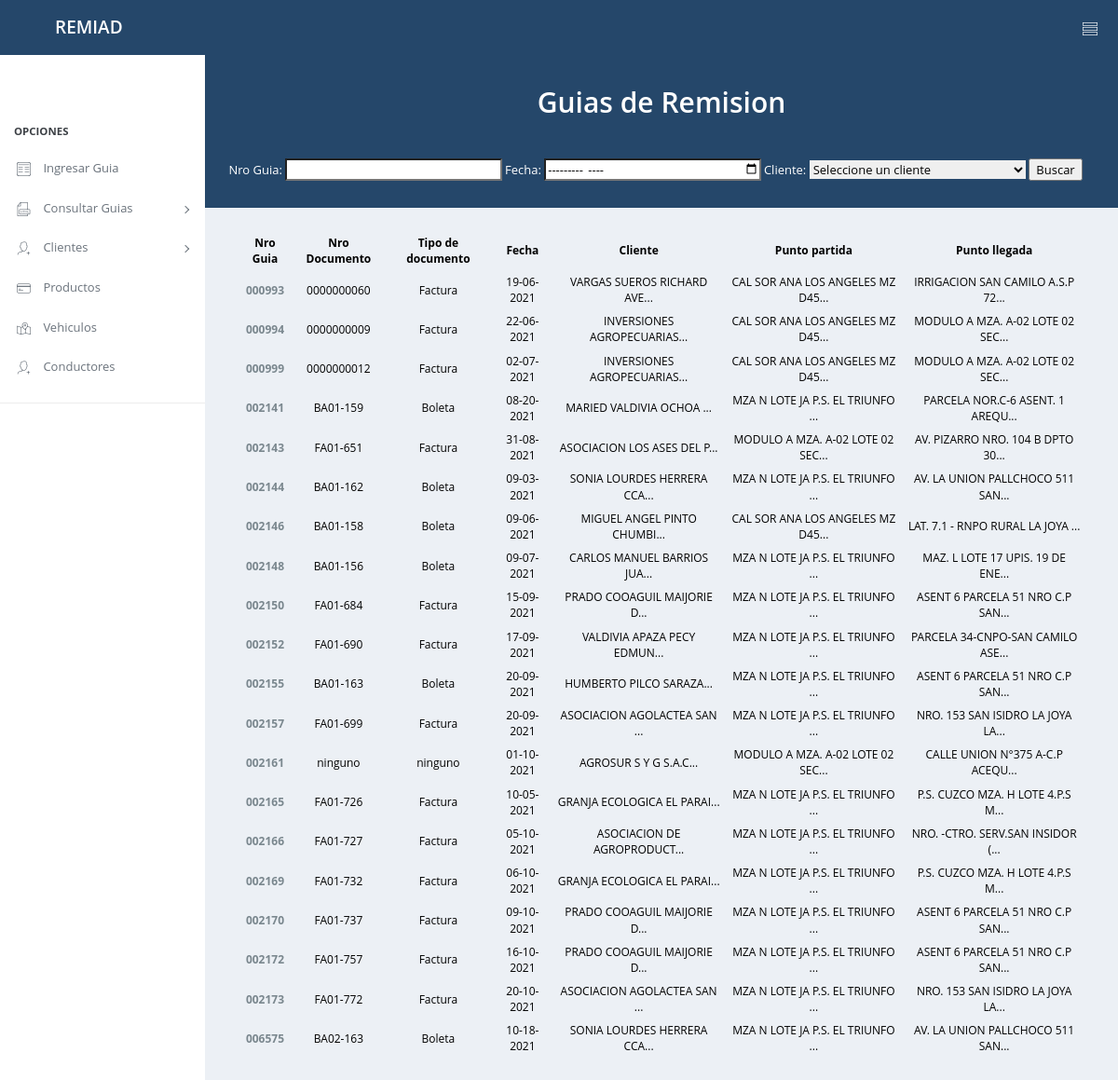
Screenshot of /?ctrl=guias&acc=listar with the database file from the repository.
### tables this page shows
create table Guia_Remision(
	Nro_Guia char(11) primary key,
    FE_Año char(4) not null,
    FE_Dia char(2) not null,
    FE_Mes char(2) not null,
    FT_Año char(4) not null,
    FT_Dia char(2) not null,
    FT_Mes char(2) not null,
    Cod_Punto_Partida int not null,
    Cod_Punto_Llegada int not null,
    Nro_Licencia char(9)null,
    Placa varchar(7),
    Ruc_Transportista char(11),
    Cod_Tipo_Comprobante  int,
    Cod_Motivo_Traslado  int not null,
    Firma_Responsable boolean not null,
    Firma_Cliente boolean not null,
    Nombre_Conf_Cliente varchar(15),
    Nro_Factura char(12),
    Nro_Boleta char(12),
    RUC char(11),
    Dni_Cliente char(8),
	foreign key (Cod_Punto_Partida) references Direcciones(Codigo),
    foreign key (Cod_Punto_Llegada) references Direcciones(Codigo),
    foreign key (Nro_Licencia) references Transportista(Licencia_Conducir),
    foreign key (Placa) references Vehiculo(Placa),
    foreign key (Ruc_Transportista) references Empresa_Transportista(RUC),
    foreign key (Cod_Tipo_Comprobante) references Tipo_Comprobante(Codigo),
    foreign key (Cod_Motivo_Traslado) references Motivo_Traslado(Codigo),
    foreign key (Nro_Factura) references Factura(Nro_Factura),
    foreign key (Nro_Boleta) references Boleta(Nro_Boleta),
    foreign key (RUC) references Cliente_juridico(RUC),
    foreign key (Dni_Cliente) references Cliente_Natural(DNI)
);

CREATE TABLE Cliente_juridico(
	RUC char(11) PRIMARY KEY,
	Cod_Domicilio_Fiscal int not null,
    Nombre_Empresa varchar(50) not null,
    foreign key (Cod_Domicilio_Fiscal) references Direcciones(Codigo)
);

CREATE TABLE Direcciones(
	Codigo int auto_increment primary key,
    Direccion varchar(120) not null
);

### index.php (called while the page is built, shortened)
<?php
    require_once("views/index.php");
?>

### controllers/guiasController.php (called while the page is built, shortened)
<?php
    require_once('./models/GuiaDeRemisionModel.php');
    require_once('./models/Cliente_NaturalModel.php');
    class GuiasController
    {
        public function listar()
        {
            $data=[];
            $guia=new Guia_remision();
            if($_GET){
                $clienteNatural=new Cliente_NaturalModel();
                $data=$guia->getAllGuias();
                $dataClienteNatural=$clienteNatural->get_Clientes_Naturales();
            }
            require_once('./views/Guia/mostrar_guia.php');
        }
    }
?>

### router.php (called while the page is built, shortened)
<?php
    $controladorPaginas = new $objNameController();
    $controladorPaginas->$action();
?>

### models/Cliente_NaturalModel.php (called while the page is built, shortened)
<?php
	include_once("dbConnection.php");
	class Cliente_NaturalModel{
		private $db;
		public function __construct(){
			$this->db = BD::crearInstancia();
		}
		public function get_Clientes_Naturales(){
			$data=[];
			$sql="call sp_lista_cliente_natural()";
			$resultado=$this->db->query($sql);
			while ($row = $resultado->fetch(PDO::FETCH_ASSOC)) {
				$data[] = $row;
			}
			return $data;
		}
	}
?>

### dbConnection.php (called while the page is built)
<?php
     class BD{
        private static $instancia=NULL;
         public static function crearInstancia()
         {
             if(!isset(self::$instancia))
             {
                 $opcionesPDO[PDO::ATTR_ERRMODE]=PDO::ERRMODE_EXCEPTION;
                 self::$instancia= new PDO('mysql:host=localhost;dbname=bd_guia_remision','root','',$opcionesPDO);
             }
             return self::$instancia;
         }
     }
?>

### models/GuiaDeRemisionModel.php (called while the page is built, shortened)
<?php
	include_once("./dbConnection.php");
	class Guia_remision {
		private $db;
		public function __construct(){
			$this->db = BD::crearInstancia();
		}
		public function getAllGuias()
		{
			$sql = "call sp_lista_guia_remision();";
			$resultado = $this->db->query($sql);
			while ($row = $resultado->fetch(PDO::FETCH_ASSOC))
			{
				$Guia_remision[] = $row;
			}
			return $Guia_remision;
		}
	}
?>

### views/Guia/mostrar_guia.php (the view, shortened to what this page needs)
 <link rel="stylesheet" href="css/table.css">
<div id="page-head">
    <div >
        <h3 style="font-size:30px" class="pad-all text-center">Guias de Remision</h3>
		<form action="./?ctrl=guias&acc=filtrar" method="POST" class="form-filtro">
            Nro Guia: <input type="text" name="fNroGuia" style="color:black" autocomplete="off">
            Fecha: <input type="month" name="fFecha" id="Fecha_Emision" style="color:black">
            Cliente: <select name="fCliente" style="color:black">
            <option value="" selected disabled>Seleccione un cliente</option>
            </select>
            <button type="submit" value="Submit" style="color:black">Buscar</button>
        </form>
    </div>
</div>
<div id="page-content">
    <div class="pad-all text-center">
        <table width="100%">
        <thead>
            <tr >
                <th>Nro Guia</th>
                <th>Nro Documento</th>
                <th>Tipo de documento</th>
                <th>Fecha</th>
                <th>Cliente</th>
                <th>Punto partida</th>
                <th>Punto llegada</th>
            </tr>
        </thead>
        <tbody>
			<?php
                foreach($data as $dato){
                    echo "<tr>";
                    echo "<td><b><a href='./?ctrl=guias&acc=detalle&nro=".$dato['Nro_Guia']."'>".$dato["Nro_Guia"]."</a></b></td>";
                    if($dato['numero_factura']=="" && $dato['numero_boleta']!="") {
                        echo "<td>".$dato["numero_boleta"]."</td>";
                        echo "<td>Boleta</td>";
                    }
                    else if($dato['numero_boleta']=="" && $dato['numero_factura']!="") {
                        echo "<td>".$dato["numero_factura"]."</td>";
                        echo "<td>Factura</td>";
                    }
                    else{
                        echo "<td>ninguno</td>";
                        echo "<td>ninguno</td>";
                    }
                    echo "<td>".$dato["fecha_emision"]."</td>";
                    if($dato['cliente_natural']=="") echo "<td>".substr($dato["cliente_juridico"],0,25)."...</td>";
                    else if ($dato['cliente_juridico']=="") echo "<td>".substr($dato["cliente_natural"],0,25)."...</td>";
                    echo "<td>".substr($dato["punto_partida"],0,30)."...</td>";
                    echo "<td>".substr($dato["punto_llegada"],0,30)."...</td>";
                    echo "</tr>";
                }
			?>
        </tbody>
        </table>
    </div>
</div>

### views/index.php (shortened to what this page needs)
<!DOCTYPE html>
<html lang="en">
<head>
    <link href="css/bootstrap.min.css" rel="stylesheet">
    <link href="css\nifty.min.css" rel="stylesheet">
    <link href="css\demo\nifty-demo-icons.min.css" rel="stylesheet">
    <link rel="stylesheet" href="css/style.css">
    <link href="plugins\pace\pace.min.css" rel="stylesheet">
    <link href="css\demo\nifty-demo.min.css" rel="stylesheet">
</head>
<body>
    <div id="container" class="effect aside-float aside-bright mainnav-lg">
        <header id="navbar">
            <div id="navbar-container" class="boxed">
                <div class="navbar-header">
                    <a href="./?ctrl=paginas&acc=inicio" class="navbar-brand">
                        <div class="brand-title">
                            <span class="brand-text">REMIAD</span>
                        </div>
                    </a>
                </div>
                <div class="navbar-content">
                    <ul class="nav navbar-top-links">
                        <li class="tgl-menu-btn">
                            <a class="mainnav-toggle" href="#">
                                <i class="demo-pli-list-view"></i>
                            </a>
                        </li>
                    </ul>
                </div>
            </div>
        </header>
        <div class="boxed">
            <div id="content-container">
                <?php include_once ("router.php") ?>
            </div>
            <nav id="mainnav-container">
                <div id="mainnav">
                    <div id="mainnav-menu-wrap">
                        <div class="nano">
                            <div class="nano-content">
                                <div id="mainnav-profile" class="mainnav-profile">
                                    <div class="profile-wrap text-center">
                                        <div class="pad-btm">
                                        </div>
                                    </div>
                                </div>
                                <ul id="mainnav-menu" class="list-group">
						            <li class="list-header">OPCIONES</li>
									<li>
						                <a href="./?ctrl=guias&acc=insertar">
						                    <i class="demo-pli-receipt-4"></i>
						                    <span class="menu-title">Ingresar Guia</span>
						                </a>
						            </li>
						            <li>
						                <a href="">
						                    <i class="demo-pli-file-html"></i>
						                    <span class="menu-title">Consultar Guias</span>
											<i class="arrow"></i>
						                </a>
						            </li>
						            <li>
						                <a href="#">
						                    <i class="demo-pli-add-user"></i>
						                    <span class="menu-title">Clientes</span>
											<i class="arrow"></i>
						                </a>
						            </li>
									<li>
						                <a href="./?ctrl=productos&acc=listar">
						                    <i class="demo-pli-credit-card-2"></i>
						                    <span class="menu-title">Productos</span>
						                </a>
						            </li>
									<li>
						                <a href="./?ctrl=vehiculos&acc=listar">
						                    <i class="demo-pli-map-2"></i>
						                    <span class="menu-title">Vehiculos</span>
						                </a>
						            </li>
									<li>
						                <a href="./?ctrl=conductores&acc=listar">
						                    <i class="demo-pli-add-user"></i>
						                    <span class="menu-title">Conductores</span>
						                </a>
						            </li>
						            <li class="list-divider"></li>
								</ul>
                                </div>
                            </div>
                        </div>
                    </div>
                </div>
        </div>
</body>
</html>

### css/style.css (style rules this page uses)
table { font-size:12px; border-collapse: collapse; width: 100%; }
table th { text-align: center; }
table td,th { padding: 4px; }
.form-filtro { padding: 0% 2.6%; }
.form-filtro input { width: 25%; }
.form-filtro select { width: 25%; }
.nueva-guia-grid-container .grid-item input,select { border:none; outline: none; color:black; }
.nueva-guia-grid-container .grid-item:nth-child(2) label,input { width: 98%; }
.nueva-guia-grid-container .grid-item:nth-child(3) label,select,input { width: 98%; }
.nueva-guia-grid-container .grid-item:nth-child(4) label,select,input { width: 98%; }
.nueva-guia-grid-container .grid-item:nth-child(5) label,select,input { width: 98%; }
.nueva-guia-grid-container .grid-item:nth-child(6) label,select,input { width: 98%; }
.nueva-guia-grid-container .grid-item:nth-child(7) label,select,input { width: 98%; }
.nueva-guia-grid-container .grid-item:nth-child(8) label input,select { width: 100%; }
.nueva-guia-grid-container .grid-item:nth-child(10) label input,select { width: 100%; }
.nueva-guia-grid-container .grid-item:nth-child(12) label,input { width: 98%; }

### css/table.css (style rules this page uses)
th { text-align: center; }

### rows the page displays
guia_remision: Nro_Guia "000993", Nro_Factura "0000000060", fecha_emision "19-06-2021", RUC.Nombre_Empresa "VARGAS SUEROS RICHARD AVE", Cod_Punto_Llegada.Direccion "CAL SOR ANA LOS ANGELES MZ D45", Cod_Punto_Llegada.Direccion "IRRIGACION SAN CAMILO A.S.P 72"
guia_remision: Nro_Guia "000994", Nro_Factura "0000000009", fecha_emision "22-06-2021", RUC.Nombre_Empresa "INVERSIONES AGROPECUARIAS", Cod_Punto_Llegada.Direccion "CAL SOR ANA LOS ANGELES MZ D45", Cod_Punto_Llegada.Direccion "MODULO A MZA. A-02 LOTE 02 SEC"
guia_remision: Nro_Guia "000999", Nro_Factura "0000000012", fecha_emision "02-07-2021", RUC.Nombre_Empresa "INVERSIONES AGROPECUARIAS", Cod_Punto_Llegada.Direccion "CAL SOR ANA LOS ANGELES MZ D45", Cod_Punto_Llegada.Direccion "MODULO A MZA. A-02 LOTE 02 SEC"
guia_remision: Nro_Guia "002141", Nro_Boleta "BA01-159", fecha_emision "08-20-2021", cliente_natural "MARIED VALDIVIA OCHOA", Cod_Punto_Partida.Direccion "MZA N LOTE JA P.S. EL TRIUNFO", Cod_Punto_Llegada.Direccion "PARCELA NOR.C-6 ASENT. 1 AREQU"
guia_remision: Nro_Guia "002143", Nro_Factura "FA01-651", fecha_emision "31-08-2021", RUC.Nombre_Empresa "ASOCIACION LOS ASES DEL P", Cod_Punto_Llegada.Direccion "MODULO A MZA. A-02 LOTE 02 SEC", Cod_Punto_Llegada.Direccion "AV. PIZARRO NRO. 104 B DPTO 30"
guia_remision: Nro_Guia "002144", Nro_Boleta "BA01-162", fecha_emision "09-03-2021", cliente_natural "SONIA LOURDES HERRERA CCA", Cod_Punto_Partida.Direccion "MZA N LOTE JA P.S. EL TRIUNFO", Cod_Punto_Llegada.Direccion "AV. LA UNION PALLCHOCO 511 SAN"
guia_remision: Nro_Guia "002146", Nro_Boleta "BA01-158", fecha_emision "09-06-2021", cliente_natural "MIGUEL ANGEL PINTO CHUMBI", Cod_Punto_Partida.Direccion "CAL SOR ANA LOS ANGELES MZ D45", Cod_Punto_Llegada.Direccion "LAT. 7.1 - RNPO RURAL LA JOYA"
guia_remision: Nro_Guia "002148", Nro_Boleta "BA01-156", fecha_emision "09-07-2021", cliente_natural "CARLOS MANUEL BARRIOS JUA", Cod_Punto_Partida.Direccion "MZA N LOTE JA P.S. EL TRIUNFO", Cod_Punto_Llegada.Direccion "MAZ. L LOTE 17 UPIS. 19 DE ENE"
guia_remision: Nro_Guia "002150", Nro_Factura "FA01-684", fecha_emision "15-09-2021", RUC.Nombre_Empresa "PRADO COOAGUIL MAIJORIE D", Cod_Punto_Llegada.Direccion "MZA N LOTE JA P.S. EL TRIUNFO", Cod_Punto_Llegada.Direccion "ASENT 6 PARCELA 51 NRO C.P SAN"
guia_remision: Nro_Guia "002152", Nro_Factura "FA01-690", fecha_emision "17-09-2021", RUC.Nombre_Empresa "VALDIVIA APAZA PECY EDMUN", Cod_Punto_Llegada.Direccion "MZA N LOTE JA P.S. EL TRIUNFO", Cod_Punto_Llegada.Direccion "PARCELA 34-CNPO-SAN CAMILO ASE"
guia_remision: Nro_Guia "002155", Nro_Boleta "BA01-163", fecha_emision "20-09-2021", cliente_natural "HUMBERTO PILCO SARAZA", Cod_Punto_Partida.Direccion "MZA N LOTE JA P.S. EL TRIUNFO", Cod_Punto_Llegada.Direccion "ASENT 6 PARCELA 51 NRO C.P SAN"
guia_remision: Nro_Guia "002157", Nro_Factura "FA01-699", fecha_emision "20-09-2021", RUC.Nombre_Empresa "ASOCIACION AGOLACTEA SAN", Cod_Punto_Llegada.Direccion "MZA N LOTE JA P.S. EL TRIUNFO", Cod_Punto_Llegada.Direccion "NRO. 153 SAN ISIDRO LA JOYA LA"
guia_remision: Nro_Guia "002161", shows "ninguno", fecha_emision "01-10-2021", RUC.Nombre_Empresa "AGROSUR S Y G S.A.C", Cod_Punto_Llegada.Direccion "MODULO A MZA. A-02 LOTE 02 SEC", Cod_Punto_Llegada.Direccion "CALLE UNION N°375 A-C.P ACEQU"
guia_remision: Nro_Guia "002165", Nro_Factura "FA01-726", fecha_emision "10-05-2021", RUC.Nombre_Empresa "GRANJA ECOLOGICA EL PARAI", Cod_Punto_Llegada.Direccion "MZA N LOTE JA P.S. EL TRIUNFO", Cod_Punto_Llegada.Direccion "P.S. CUZCO MZA. H LOTE 4.P.S M"
guia_remision: Nro_Guia "002166", Nro_Factura "FA01-727", fecha_emision "05-10-2021", RUC.Nombre_Empresa "ASOCIACION DE AGROPRODUCT", Cod_Punto_Llegada.Direccion "MZA N LOTE JA P.S. EL TRIUNFO", Cod_Punto_Llegada.Direccion "NRO. -CTRO. SERV.SAN INSIDOR ("
guia_remision: Nro_Guia "002169", Nro_Factura "FA01-732", fecha_emision "06-10-2021", RUC.Nombre_Empresa "GRANJA ECOLOGICA EL PARAI", Cod_Punto_Llegada.Direccion "MZA N LOTE JA P.S. EL TRIUNFO", Cod_Punto_Llegada.Direccion "P.S. CUZCO MZA. H LOTE 4.P.S M"
guia_remision: Nro_Guia "002170", Nro_Factura "FA01-737", fecha_emision "09-10-2021", RUC.Nombre_Empresa "PRADO COOAGUIL MAIJORIE D", Cod_Punto_Llegada.Direccion "MZA N LOTE JA P.S. EL TRIUNFO", Cod_Punto_Llegada.Direccion "ASENT 6 PARCELA 51 NRO C.P SAN"
guia_remision: Nro_Guia "002172", Nro_Factura "FA01-757", fecha_emision "16-10-2021", RUC.Nombre_Empresa "PRADO COOAGUIL MAIJORIE D", Cod_Punto_Llegada.Direccion "MZA N LOTE JA P.S. EL TRIUNFO", Cod_Punto_Llegada.Direccion "ASENT 6 PARCELA 51 NRO C.P SAN"
guia_remision: Nro_Guia "002173", Nro_Factura "FA01-772", fecha_emision "20-10-2021", RUC.Nombre_Empresa "ASOCIACION AGOLACTEA SAN", Cod_Punto_Llegada.Direccion "MZA N LOTE JA P.S. EL TRIUNFO", Cod_Punto_Llegada.Direccion "NRO. 153 SAN ISIDRO LA JOYA LA"
guia_remision: Nro_Guia "006575", Nro_Boleta "BA02-163", fecha_emision "10-18-2021", cliente_natural "SONIA LOURDES HERRERA CCA", Cod_Punto_Partida.Direccion "MZA N LOTE JA P.S. EL TRIUNFO", Cod_Punto_Llegada.Direccion "AV. LA UNION PALLCHOCO 511 SAN"
